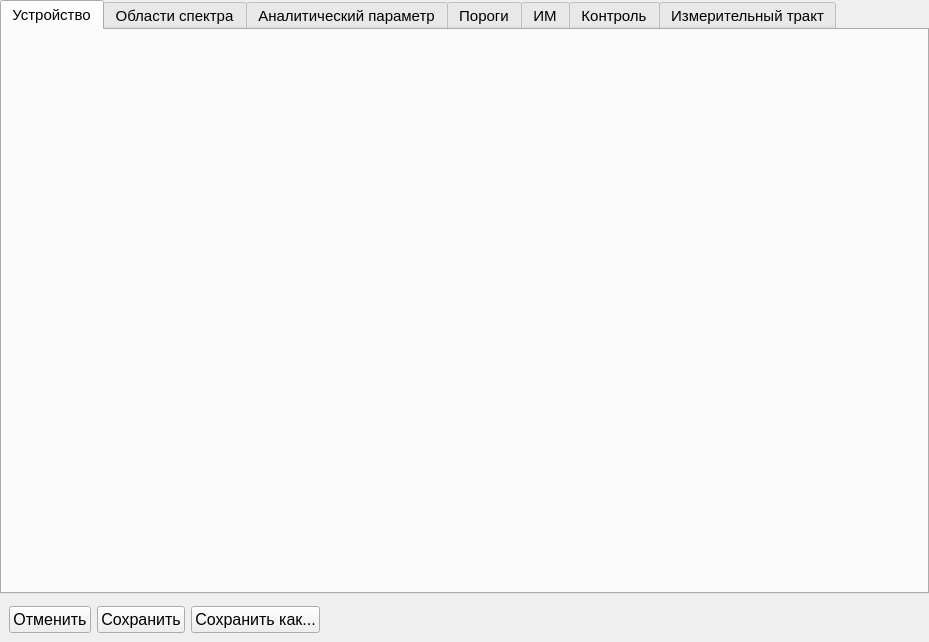
<?xml version="1.0" encoding="UTF-8"?>
<ui version="4.0">
 <class>SPRSettingsWidget</class>
 <widget class="QWidget" name="SPRSettingsWidget">
  <property name="geometry">
   <rect>
    <x>0</x>
    <y>0</y>
    <width>929</width>
    <height>642</height>
   </rect>
  </property>
  <property name="windowTitle">
   <string>Form</string>
  </property>
  <layout class="QVBoxLayout" name="verticalLayout">
   <property name="spacing">
    <number>3</number>
   </property>
   <property name="leftMargin">
    <number>0</number>
   </property>
   <property name="topMargin">
    <number>0</number>
   </property>
   <property name="rightMargin">
    <number>0</number>
   </property>
   <property name="bottomMargin">
    <number>0</number>
   </property>
   <item>
    <widget class="QTabWidget" name="tabSettingsWidget">
     <property name="enabled">
      <bool>true</bool>
     </property>
     <property name="font">
      <font>
       <family>Tahoma</family>
       <pointsize>11</pointsize>
      </font>
     </property>
     <property name="statusTip">
      <string/>
     </property>
     <property name="tabPosition">
      <enum>QTabWidget::North</enum>
     </property>
     <property name="tabShape">
      <enum>QTabWidget::Rounded</enum>
     </property>
     <property name="currentIndex">
      <number>0</number>
     </property>
     <property name="iconSize">
      <size>
       <width>20</width>
       <height>20</height>
      </size>
     </property>
     <property name="elideMode">
      <enum>Qt::ElideMiddle</enum>
     </property>
     <property name="usesScrollButtons">
      <bool>true</bool>
     </property>
     <property name="documentMode">
      <bool>false</bool>
     </property>
     <property name="tabsClosable">
      <bool>false</bool>
     </property>
     <property name="movable">
      <bool>true</bool>
     </property>
     <property name="tabBarAutoHide">
      <bool>false</bool>
     </property>
     <widget class="QWidget" name="tab_10">
      <attribute name="icon">
       <iconset resource="icons.qrc">
        <normaloff>:/icons/settings/icons/AlgoripmSerrings_tabs/SettingsDevice.png</normaloff>:/icons/settings/icons/AlgoripmSerrings_tabs/SettingsDevice.png</iconset>
      </attribute>
      <attribute name="title">
       <string>Устройство</string>
      </attribute>
      <layout class="QVBoxLayout" name="verticalLayout_2">
       <item>
        <widget class="QWidget" name="widget_3" native="true">
         <layout class="QVBoxLayout" name="verticalLayout_5">
          <property name="spacing">
           <number>3</number>
          </property>
          <property name="leftMargin">
           <number>0</number>
          </property>
          <property name="topMargin">
           <number>0</number>
          </property>
          <property name="rightMargin">
           <number>0</number>
          </property>
          <property name="bottomMargin">
           <number>0</number>
          </property>
          <item>
           <widget class="QWidget" name="widget_2" native="true">
            <layout class="QHBoxLayout" name="horizontalLayout_4">
             <property name="spacing">
              <number>3</number>
             </property>
             <property name="leftMargin">
              <number>0</number>
             </property>
             <property name="topMargin">
              <number>0</number>
             </property>
             <property name="rightMargin">
              <number>0</number>
             </property>
             <property name="bottomMargin">
              <number>0</number>
             </property>
             <item>
              <widget class="SPRSettingsMainWidget" name="wSettingsMainWidget" native="true">
               <property name="minimumSize">
                <size>
                 <width>391</width>
                 <height>454</height>
                </size>
               </property>
              </widget>
             </item>
             <item>
              <spacer name="horizontalSpacer_2">
               <property name="orientation">
                <enum>Qt::Horizontal</enum>
               </property>
               <property name="sizeHint" stdset="0">
                <size>
                 <width>451</width>
                 <height>20</height>
                </size>
               </property>
              </spacer>
             </item>
            </layout>
           </widget>
          </item>
          <item>
           <spacer name="verticalSpacer">
            <property name="orientation">
             <enum>Qt::Vertical</enum>
            </property>
            <property name="sizeHint" stdset="0">
             <size>
              <width>20</width>
              <height>0</height>
             </size>
            </property>
           </spacer>
          </item>
         </layout>
        </widget>
       </item>
      </layout>
     </widget>
     <widget class="QWidget" name="tabSpectrumZones">
      <attribute name="icon">
       <iconset resource="icons.qrc">
        <normaloff>:/icons/settings/icons/AlgoripmSerrings_tabs/Alroritm_Settings_Spector_tab_1.png</normaloff>:/icons/settings/icons/AlgoripmSerrings_tabs/Alroritm_Settings_Spector_tab_1.png</iconset>
      </attribute>
      <attribute name="title">
       <string>Области спектра</string>
      </attribute>
      <layout class="QVBoxLayout" name="verticalLayout_6">
       <property name="spacing">
        <number>3</number>
       </property>
       <property name="leftMargin">
        <number>0</number>
       </property>
       <property name="topMargin">
        <number>0</number>
       </property>
       <property name="rightMargin">
        <number>0</number>
       </property>
       <property name="bottomMargin">
        <number>0</number>
       </property>
       <item>
        <widget class="SPRZonesRangesTableWidget3" name="wSpectrumZonesWidget" native="true"/>
       </item>
      </layout>
     </widget>
     <widget class="QWidget" name="tab_3">
      <attribute name="icon">
       <iconset resource="icons.qrc">
        <normaloff>:/icons/settings/icons/AlgoripmSerrings_tabs/Alroritm_Settings_Formulas_tab_1.png</normaloff>:/icons/settings/icons/AlgoripmSerrings_tabs/Alroritm_Settings_Formulas_tab_1.png</iconset>
      </attribute>
      <attribute name="title">
       <string>Аналитический параметр</string>
      </attribute>
      <layout class="QVBoxLayout" name="verticalLayout_8">
       <property name="spacing">
        <number>3</number>
       </property>
       <property name="leftMargin">
        <number>0</number>
       </property>
       <property name="topMargin">
        <number>0</number>
       </property>
       <property name="rightMargin">
        <number>0</number>
       </property>
       <property name="bottomMargin">
        <number>0</number>
       </property>
       <item>
        <widget class="SPRSettingsFormulaWidget" name="wSettingsFormulaWidget" native="true"/>
       </item>
      </layout>
     </widget>
     <widget class="QWidget" name="tab_2">
      <attribute name="icon">
       <iconset resource="icons.qrc">
        <normaloff>:/icons/settings/icons/AlgoripmSerrings_tabs/Algoritm_Sittings_Porogs_tab_1.png</normaloff>:/icons/settings/icons/AlgoripmSerrings_tabs/Algoritm_Sittings_Porogs_tab_1.png</iconset>
      </attribute>
      <attribute name="title">
       <string>Пороги</string>
      </attribute>
      <layout class="QVBoxLayout" name="verticalLayout_9">
       <item>
        <widget class="SPRPorogsWidget2" name="wSettingsPorogsWidget" native="true"/>
       </item>
      </layout>
     </widget>
     <widget class="QWidget" name="tab_9">
      <attribute name="icon">
       <iconset resource="icons.qrc">
        <normaloff>:/icons/settings/icons/AlgoripmSerrings_tabs/Alroritm_Settings_Ims_tab_1.png</normaloff>:/icons/settings/icons/AlgoripmSerrings_tabs/Alroritm_Settings_Ims_tab_1.png</iconset>
      </attribute>
      <attribute name="title">
       <string>ИМ</string>
      </attribute>
      <layout class="QVBoxLayout" name="verticalLayout_3">
       <property name="spacing">
        <number>3</number>
       </property>
       <property name="leftMargin">
        <number>0</number>
       </property>
       <property name="topMargin">
        <number>0</number>
       </property>
       <property name="rightMargin">
        <number>0</number>
       </property>
       <property name="bottomMargin">
        <number>0</number>
       </property>
       <item>
        <widget class="SPRSettingsIMSWidget" name="wSettingsIMSWidget" native="true"/>
       </item>
      </layout>
     </widget>
     <widget class="QWidget" name="tab_5">
      <attribute name="icon">
       <iconset resource="icons.qrc">
        <normaloff>:/icons/settings/icons/AlgoripmSerrings_tabs/Alroritm_Settings_SeparationControl_tab_1.png</normaloff>:/icons/settings/icons/AlgoripmSerrings_tabs/Alroritm_Settings_SeparationControl_tab_1.png</iconset>
      </attribute>
      <attribute name="title">
       <string>Контроль</string>
      </attribute>
      <layout class="QVBoxLayout" name="verticalLayout_4">
       <property name="spacing">
        <number>3</number>
       </property>
       <property name="leftMargin">
        <number>0</number>
       </property>
       <property name="topMargin">
        <number>0</number>
       </property>
       <property name="rightMargin">
        <number>0</number>
       </property>
       <property name="bottomMargin">
        <number>0</number>
       </property>
       <item>
        <widget class="SPRSettingsControlWidget2" name="wSettingsControl" native="true"/>
       </item>
      </layout>
     </widget>
     <widget class="QWidget" name="tab_Test">
      <attribute name="icon">
       <iconset resource="icons.qrc">
        <normaloff>:/icons/settings/icons/AlgoripmSerrings_tabs/Alroritm_Settings_Rentgen_Menu_tab_1.png</normaloff>:/icons/settings/icons/AlgoripmSerrings_tabs/Alroritm_Settings_Rentgen_Menu_tab_1.png</iconset>
      </attribute>
      <attribute name="title">
       <string>Измерительный тракт</string>
      </attribute>
      <layout class="QVBoxLayout" name="verticalLayout_10">
       <property name="leftMargin">
        <number>0</number>
       </property>
       <property name="topMargin">
        <number>0</number>
       </property>
       <property name="rightMargin">
        <number>0</number>
       </property>
       <property name="bottomMargin">
        <number>0</number>
       </property>
       <item>
        <widget class="SPRSettingsRentgenWidget" name="wSettingsRentgen" native="true"/>
       </item>
      </layout>
     </widget>
    </widget>
   </item>
   <item>
    <widget class="QWidget" name="widget" native="true">
     <property name="font">
      <font>
       <family>Tahoma</family>
       <pointsize>12</pointsize>
      </font>
     </property>
     <layout class="QHBoxLayout" name="horizontalLayout">
      <item>
       <widget class="QPushButton" name="bCancel">
        <property name="text">
         <string>Отменить</string>
        </property>
        <property name="icon">
         <iconset resource="icons.qrc">
          <normaloff>:/icons/icons/b_Cancel.png</normaloff>:/icons/icons/b_Cancel.png</iconset>
        </property>
        <property name="iconSize">
         <size>
          <width>32</width>
          <height>32</height>
         </size>
        </property>
       </widget>
      </item>
      <item>
       <widget class="QPushButton" name="bSave">
        <property name="text">
         <string>Сохранить</string>
        </property>
        <property name="icon">
         <iconset resource="icons.qrc">
          <normaloff>:/icons/icons/b_Save.png</normaloff>:/icons/icons/b_Save.png</iconset>
        </property>
        <property name="iconSize">
         <size>
          <width>32</width>
          <height>32</height>
         </size>
        </property>
       </widget>
      </item>
      <item>
       <widget class="QPushButton" name="bSaveAs">
        <property name="text">
         <string>Сохранить как...</string>
        </property>
        <property name="icon">
         <iconset resource="icons.qrc">
          <normaloff>:/icons/icons/filenew.png</normaloff>:/icons/icons/filenew.png</iconset>
        </property>
        <property name="iconSize">
         <size>
          <width>32</width>
          <height>32</height>
         </size>
        </property>
       </widget>
      </item>
      <item>
       <spacer name="horizontalSpacer">
        <property name="orientation">
         <enum>Qt::Horizontal</enum>
        </property>
        <property name="sizeHint" stdset="0">
         <size>
          <width>509</width>
          <height>20</height>
         </size>
        </property>
       </spacer>
      </item>
     </layout>
    </widget>
   </item>
  </layout>
 </widget>
 <customwidgets>
  <customwidget>
   <class>SPRSettingsMainWidget</class>
   <extends>QWidget</extends>
   <header>sprsettingsmainwidget.h</header>
   <container>1</container>
  </customwidget>
  <customwidget>
   <class>SPRZonesRangesTableWidget3</class>
   <extends>QWidget</extends>
   <header>sprzonesrangestablewidget3.h</header>
   <container>1</container>
  </customwidget>
  <customwidget>
   <class>SPRPorogsWidget2</class>
   <extends>QWidget</extends>
   <header>sprporogswidget2.h</header>
   <container>1</container>
  </customwidget>
  <customwidget>
   <class>SPRSettingsFormulaWidget</class>
   <extends>QWidget</extends>
   <header>sprsettingsformulawidget.h</header>
   <container>1</container>
  </customwidget>
  <customwidget>
   <class>SPRSettingsRentgenWidget</class>
   <extends>QWidget</extends>
   <header>sprsettingsrentgenwidget.h</header>
   <container>1</container>
  </customwidget>
  <customwidget>
   <class>SPRSettingsIMSWidget</class>
   <extends>QWidget</extends>
   <header>sprsettingsimswidget.h</header>
   <container>1</container>
  </customwidget>
  <customwidget>
   <class>SPRSettingsControlWidget2</class>
   <extends>QWidget</extends>
   <header>sprsettingscontrolwidget2.h</header>
   <container>1</container>
  </customwidget>
 </customwidgets>
 <resources>
  <include location="icons.qrc"/>
 </resources>
 <connections/>
</ui>
